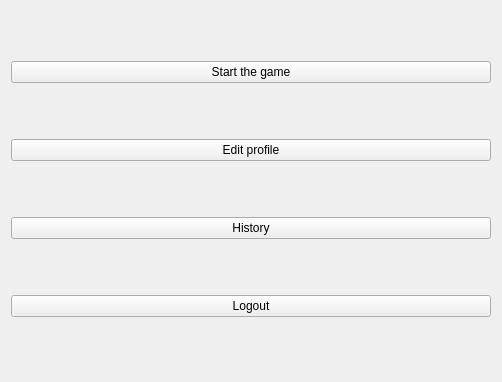
<?xml version="1.0" encoding="UTF-8"?>
<ui version="4.0">
 <class>Menu</class>
 <widget class="QWidget" name="Menu">
  <property name="geometry">
   <rect>
    <x>0</x>
    <y>0</y>
    <width>502</width>
    <height>382</height>
   </rect>
  </property>
  <property name="windowTitle">
   <string>Form</string>
  </property>
  <property name="styleSheet">
   <string notr="true">border-image: url(:/new/prefix1/menu.jpg);</string>
  </property>
  <layout class="QGridLayout" name="gridLayout">
   <item row="0" column="0">
    <widget class="QPushButton" name="start">
     <property name="text">
      <string>Start the game</string>
     </property>
    </widget>
   </item>
   <item row="1" column="0">
    <widget class="QPushButton" name="edit">
     <property name="text">
      <string>Edit profile</string>
     </property>
    </widget>
   </item>
   <item row="2" column="0">
    <widget class="QPushButton" name="hsitory">
     <property name="text">
      <string>History</string>
     </property>
    </widget>
   </item>
   <item row="3" column="0">
    <widget class="QPushButton" name="logout">
     <property name="text">
      <string>Logout</string>
     </property>
    </widget>
   </item>
  </layout>
 </widget>
 <resources/>
 <connections/>
</ui>
